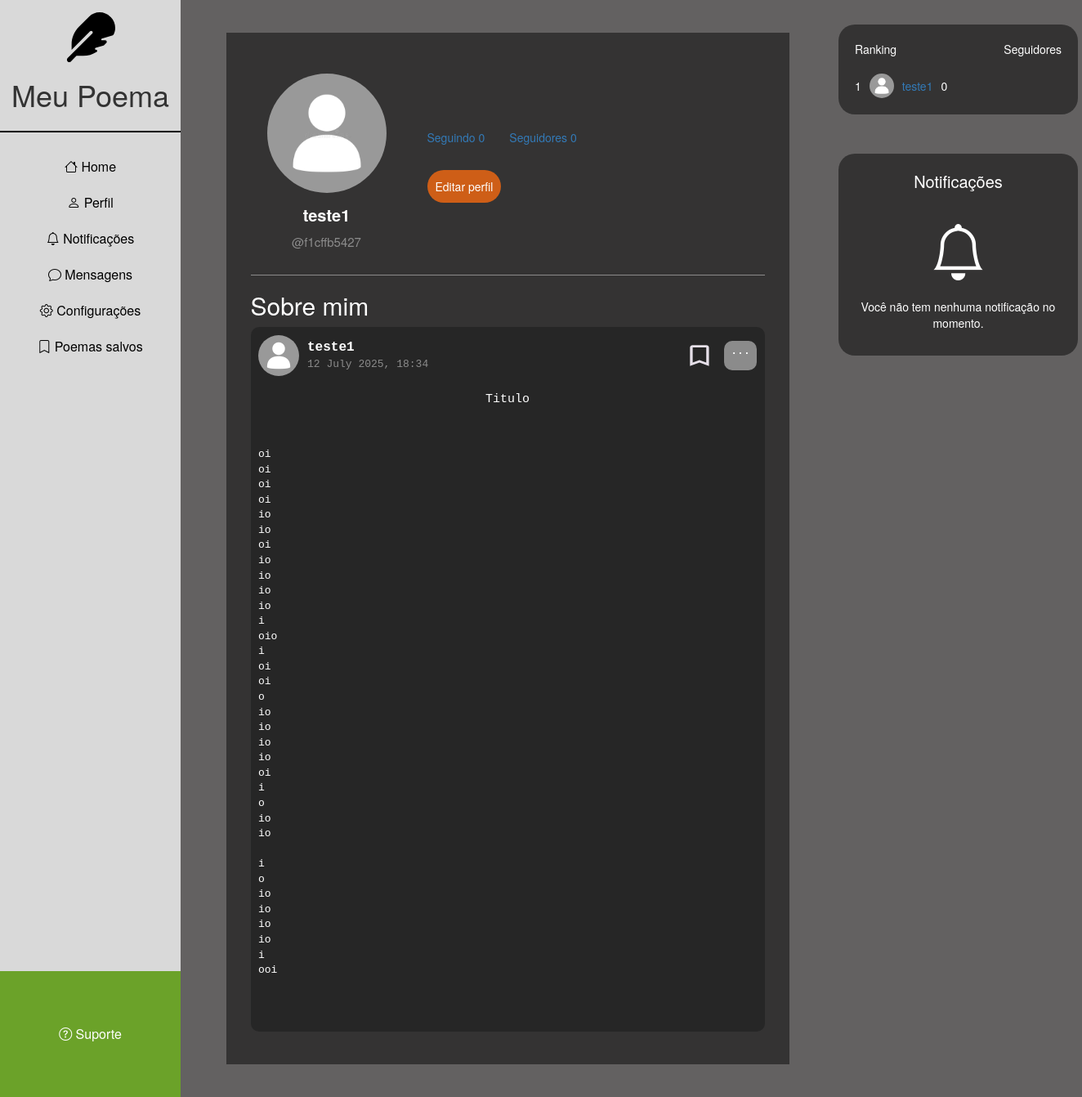
Screenshot of /profile/1 (signed in) with the database file from the repository.
### meuPoema/models.py (models this page shows)
class User(database.Model, UserMixin):
    id = database.Column(database.Integer, primary_key=True)
    username = database.Column(database.String(), nullable=False)
    userUnique = database.Column(database.String(), default=lambda: "@" + uuid.uuid4().hex[:10])
    email = database.Column(database.String(), unique=True, nullable=False)
    password = database.Column(database.String(),nullable=False)
    foto_perfil = database.Column(database.String(), default='default.jpg')
    posts = database.relationship('Post', backref='author', lazy=True)
    followers = database.relationship('Follow', foreign_keys='Follow.followed_id', backref='followed', lazy=True)
    bio = database.Column(database.String(), default='Sem biografia')
    notifications = database.relationship('Notification', backref='user', lazy=True)
    configRanking = database.Column(database.Boolean(), default=False)
    configNotifications = database.Column(database.Boolean(), default=False)

class Post(database.Model):
    id = database.Column(database.Integer, primary_key=True)
    title = database.Column(database.String(), nullable=False)
    content = database.Column(database.Text(), nullable=False)
    date_posted = database.Column(database.DateTime(), nullable=False, default=datetime.utcnow)
    likes = database.Column(database.Integer, default=0)
    center = database.Column(database.Boolean(), default=False)
    right = database.Column(database.Boolean(), default=False)
    user_id = database.Column(database.Integer, database.ForeignKey('user.id'), nullable=False)

### meuPoema/routes.py (the view, shortened to what this page needs)
@app.route("/profile/<int:id>", methods=['GET', 'POST'])
@login_required
def profile(id):
    id = id
    rank = lista_rank()
    user = User.query.filter_by(id=id).first()
    followers = Follow.query.filter_by(followed_id=user.id).all()
    following = Follow.query.filter_by(follower_id=user.id).all()
    post = Post.query.filter_by(user_id=id)
    followform = FollowForm()
    profile_pictures = url_for('static', filename='profile_pictures/' + user.foto_perfil)
    is_following = False
    if current_user.is_authenticated:
        is_following = database.session.query(Follow).filter_by(
            follower_id=current_user.id,
            followed_id=user.id
        ).first() is not None
    return render_template('profile.html', avatars=avatars, profile_pictures=profile_pictures, user=user, post=post, followform=followform, following=following, followers=followers, is_following=is_following, rank=rank)

### meuPoema/models.py (called while the page is built)
@login_manager.user_loader
def load_user(user_id):
    return User.query.get(int(user_id))

### meuPoema/routes.py (called while the page is built)
def lista_rank():
    rank = (database.session.query(User)
            .outerjoin(User.followers)
            .group_by(User.id)
            .order_by(func.count(User.followers).desc())
            .limit(5)
            .all())
    return rank

### meuPoema/templates/profile.html (shortened to what this page needs)
{% extends 'base.html' %}
{% block body %}
    <div class="profile">
        <div class="profile-header">
            <div class="profile-image profile-name">
                <img src="{{ profile_pictures }}" alt="Avatar" class="avatar-profile">
                <p id="name">
                    {{ user.username }}
                </p>
                <p id="username">{{ user.userUnique }}</p>
            </div>
            <div class="profile-info">
                <div class="followers">
                    <a href="/profile/{{ user.id }}/following">
                        <p>Seguindo {{ following|length }}</p>
                    </a>
                    <a href="/profile/{{ user.id }}/followers">
                        <p>Seguidores {{ followers|length }}</p>
                    </a>
                </div>
                <div class="profile-btn-info">
                    {% if user.id == current_user.id %}
                        <a href="{{ url_for('edit_profile') }}" style="text-decoration: none; color: white;">
                            <button id="edit">Editar perfil</button>
                        </a>
                    {% endif %}
                </div>
            </div>
        </div>
        <div>
            <h2>Sobre mim</h2>
            {% for posts in post %}
                <pre>
                    <div class="poemPost-header">
                        <img src="{{ profile_pictures }}" alt="Avatar" class="avatar-poemPost">
                        <div class="poemPost-info">
                            <p class="poemPost-name">{{ user.username }}
                            <p class="poemPost-time">{{ posts.date_posted.strftime('%d %B %Y, %H:%M') }}</p>
                        </div>
                        <nav>
                          <img class="bookmark" src="{{ url_for('static', filename='bookmark.svg')}}" alt="bookmark">
                          <div class="div-settings">
                            <p class="settings">...</p>
                          </div>
                        </nav>
                    </div>
                    <p class="poemPost-title">{{ posts.title }}</p>
                    <div class="poemPost-content">
                        {{ posts.content }}
                    </div>
                </pre>
            {% endfor %}
        </div>
    </div>
{% endblock %}

### meuPoema/templates/rank.html
<div>
    {% if current_user.configRanking %}
    {% else %}
        <div class="followers">
            <div class="title">
                <p>Ranking</p>
                <p>Seguidores</p>
            </div>
            <div class="userRanking">
                {% for rank in rank %}
                    <div class="user">
                        <p>{{ loop.index }}</p>
                        <a href="{{  url_for('profile', id=rank.id) }}">
                            <img src="{{ url_for('static', filename='profile_pictures/' + rank.foto_perfil) }}" class="img-rank" alt="Avatar">
                        </a>
                        <a href="{{  url_for('profile', id=rank.id) }}">
                            <p id="name">{{ rank.username }}</p>
                        </a>
                        <p id="followers">{{ rank.followers|length }}</p>
                    </div>
                {% endfor %}
            </div>
        </div>
    {% endif %}
    {% if current_user.configNotifications %}
    {% else %}
        <div class="notifications">
            <p id="title-notification">Notificações</p>
            <i class="bi bi-bell"></i>
            <p id="text-notification">Você não tem nenhuma notificação no momento.</p>
        </div>
    {% endif %}
</div>

### meuPoema/static/style.css (style rules this page uses)
:root { --nav-bg: #D9D9D9; --btn-color: #6BA229; --bg: #636161; --post: rgba(41, 40, 40, 0.8); --login-color: #8B8B8B; --bg-title-login: #262626; --btn-message-color: #297ca2; --btn-report-color: #A2292B ; --btn-edit-color: #ce5e17; }
.body-base { display: grid; grid-template-columns: 221px 800px 1fr; }
.body-base { background-color: var(--bg); }
.avatar-profile { object-fit: cover; }
.avatar-poemPost { width: 50px; height: 50px; border-radius: 50%; object-fit: cover; }
.poemPost-header { display: flex; align-items: center; gap: 10px; }
.poemPost-title { text-align: center; font-size: 15px; }
.poemPost-content { height: auto; }

### rows the page displays
User: username "teste1", userUnique "@f1cffb5427", foto_perfil (placeholder picture), followers|length "0"
Post: date_posted "12 July 2025, 18:34", title "Titulo", content "oi oi oi oi io io oi io io io io i oio i oi oi o io io io io oi i o io io i o io io io io i ooi"

### other values shown
{{ following|length }} "0"
{{ followers|length }} "0"
